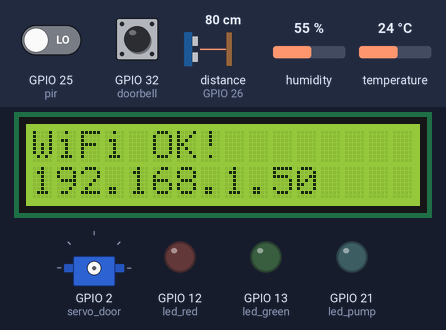
Simulated run of this program. Board: ESP32 board running MicroPython. Shown: 16×2 character LCD, servo, output pins drawn as LEDs (lit = HIGH). Wiring (from the project's diagram.json): servo on GPIO 2, red LED on GPIO 12, green LED on GPIO 13, cyan LED on GPIO 21, DHT22 sensor on GPIO 22, servo on GPIO 23, PIR motion sensor on GPIO 25, blue button on GPIO 32. The test bench sets the inputs (shaded band); at power-on: GPIO 32 (doorbell) LOW, distance to the obstacle (sensor on GPIO 26) 80 cm, humidity 55 %, temperature 24 °C, GPIO 25 (pir) LOW. The echo pulse lasts 58.3 µs per cm; WiFi joins after 1.5 s; requests to the public web service named in the program get a made-up reply in its usual format after 0.4 s (London, UTC, broken clouds, 64 % humidity, 1013 hPa unless stated); web requests get an empty 200 reply after 0.4 s; servo angles are drawn from the pulse width (0.5 ms = 0°, 2.5 ms = 180°); the clock reads 2024-03-15 10:24:30 at power-on unless the program sets it; pins used as bus, display or sensor lines are not drawn; what the program prints to the serial console is not drawn.

Above: at 2.7 s.
At 9.5 s:
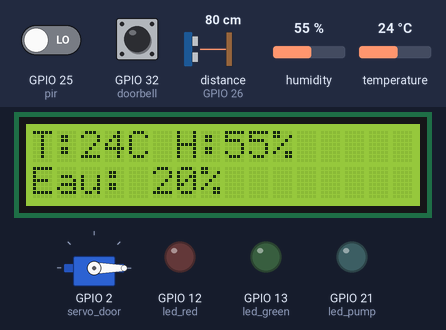
9.6 s: GPIO 32 (doorbell) pulled HIGH for 0.15 s
At 10.7 s:
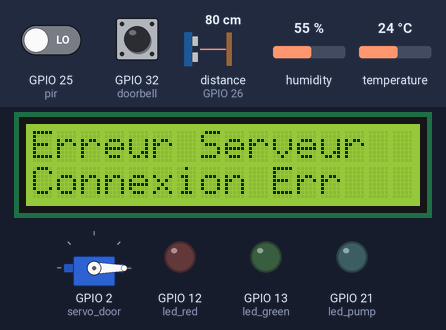
11.7 s: distance to the obstacle (sensor on GPIO 26) set to 2 cm
16.2 s: humidity set to 22 %
At 19.4 s:
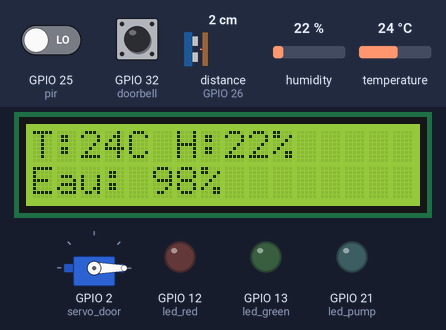
30.1 s: temperature set to 12 °C
At 42.0 s:
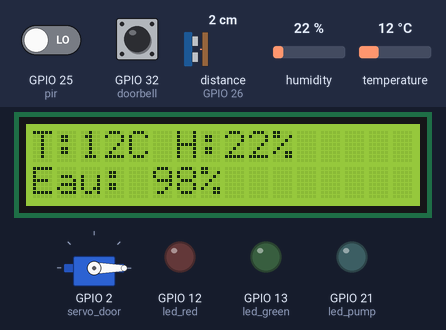
42.6 s: GPIO 25 (pir) driven HIGH
54.6 s: distance to the obstacle (sensor on GPIO 26) set to 4 cm
At 64.9 s:
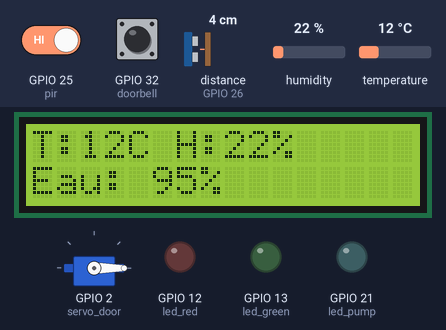
Timing chart, 0 to 66.4 s (numbered marks = the images above; inputs shaded):
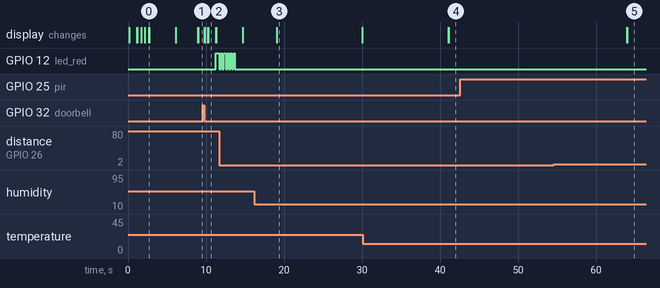

Measured:
- after the input at 9.6 s, GPIO 12 (led_red): LOW → HIGH after 1.7 s, → LOW 0.44 s later; the display: first changes after 0.19 s (image 2 shows a later state)
- after the input at 30.1 s, the display: first differs from a run without the input after 11.0 s (image 4)
- after the input at 42.6 s, every drawn part: stays the same
- after the input at 54.6 s, the display: first differs from a run without the input after 9.4 s (image 5)
- what the display in image 0 shows lasts 3.4 s, from 2.7 s to 6.1 s
- what the display in image 2 shows lasts 1.0 s, from 10.3 s to 11.3 s
- what the display in image 3 shows lasts 10.9 s, from 19.1 s to 30.0 s

The program:

main.py
```python
# Système Intégré: Arrosage Automatique et Contrôle d'Accès par Sonnette (Corrigé)
# Version avec seulement LCD 16x2 (pas d'OLED)
import network
import urequests
import time
import json
from machine import Pin, I2C, PWM
import dht

'''------------------------------ CONFIGURATIONS ------------------------------------'''
# --- System Timers ---
TIEMPO_ACTIVACION_HIDROCAM = 180
COMMAND_CHECK_INTERVAL = 5
LCD_UPDATE_INTERVAL = 10

# --- API & Bot URLs ---
DOOR_SERVER_URL = "https://pq7nmnhf-5000.uks1.devtunnels.ms"
API_CLIMA_URL = "http://api.weatherstack.com/current?access_key=5f9685320c910465401de4e462183c00&query=rabat"

TELEGRAM_CONFIG = {
    "bot_token": "8311573110:AAFA2aJmLpZ6cXW8mGzrOFqZ4Y_ru72QKoI",
    "chat_id": "5455039697"
}

# --- PIN Definitions ---
LED_PUMP_PIN = 21
DHT_PIN = 22
SERVO_VALVE_PIN = 23
PIR_PIN = 25
ECHO_PIN = 26
TRIG_PIN = 27
DOORBELL_PIN = 32
SERVO_DOOR_PIN = 2
LED_GREEN_PIN = 13
LED_RED_PIN = 12

# LCD I2C Pins (selon votre schéma: SDA=19, SCL=18)
LCD_SDA_PIN = 19
LCD_SCL_PIN = 18
LCD_ADDR = 0x27

'''------------------------------ LCD DRIVER CORRIGÉ ------------------------------------'''
class I2CLcd:
    def __init__(self, i2c, i2c_addr, num_lines, num_columns):
        self.i2c = i2c
        self.i2c_addr = i2c_addr
        self.num_lines = num_lines
        self.num_columns = num_columns
        self.display_on = 0x04
        self.backlight_on = 0x08

        # Initialisation en mode 4 bits
        self._write_4bits(0x03 << 4)
        time.sleep_ms(5)
        self._write_4bits(0x03 << 4)
        time.sleep_ms(5)
        self._write_4bits(0x03 << 4)
        time.sleep_ms(1)
        self._write_4bits(0x02 << 4)  # Mode 4 bits

        # Configuration LCD
        self.command(0x28)  # 4-bit, 2 lignes, 5x8
        self.command(0x0C)  # Display ON, cursor OFF
        self.command(0x06)  # Entry mode
        self.command(0x01)  # Clear
        time.sleep_ms(2)

    def _write_4bits(self, data):
        """Écrire 4 bits sur le bus I2C avec PCF8574"""
        # PCF8574 format: D7 D6 D5 D4 BL E RW RS
        # Pour nous: BL=1 (backlight), E=1 puis 0, RW=0 (write)
        data = data | self.backlight_on | 0x04  # Enable HIGH
        self.i2c.writeto(self.i2c_addr, bytes([data]))
        time.sleep_us(1)
        data = data & ~0x04  # Enable LOW
        self.i2c.writeto(self.i2c_addr, bytes([data]))
        time.sleep_us(50)

    def command(self, cmd, rs=0):
        """Envoyer une commande au LCD"""
        # RS=0 pour commande
        data = rs  # RS bit
        self._write_4bits(data | (cmd & 0xF0))           # 4 bits hauts
        self._write_4bits(data | ((cmd << 4) & 0xF0))   # 4 bits bas

    def write_char(self, char):
        """Écrire un caractère"""
        data = 0x01  # RS=1 pour données
        self._write_4bits(data | (char & 0xF0))        # 4 bits hauts
        self._write_4bits(data | ((char << 4) & 0xF0)) # 4 bits bas

    def putstr(self, string):
        """Écrire une chaîne de caractères"""
        for char in string:
            self.write_char(ord(char))

    def clear(self):
        """Effacer l'écran"""
        self.command(0x01)
        time.sleep_ms(2)

    def move_to(self, col, row):
        """Positionner le curseur"""
        addr = 0x80 | (col & 0x0F)
        if row == 1:
            addr |= 0x40
        self.command(addr)

'''------------------------------ HARDWARE INITIALIZATION ------------------------------------'''
print("Initialisation du système...")
print("Configuration I2C pour LCD...")

# Initialiser I2C pour LCD (seulement LCD sur GPIO18/19)
i2c_lcd = I2C(0, scl=Pin(LCD_SCL_PIN), sda=Pin(LCD_SDA_PIN), freq=100000)
time.sleep_ms(100)

# Scanner bus I2C
devices = i2c_lcd.scan()
print("Périphériques I2C détectés:", [hex(addr) for addr in devices])

# Initialiser LCD
if LCD_ADDR in devices:
    print(f"Initialisation LCD à l'adresse {hex(LCD_ADDR)}...")
    lcd = I2CLcd(i2c_lcd, LCD_ADDR, 2, 16)
    print("LCD initialisé avec succès!")
    # Test LCD
    lcd.clear()
    lcd.putstr("LCD OK!")
    time.sleep(1)
else:
    print(f"ERREUR: LCD non détecté à l'adresse {hex(LCD_ADDR)}!")
    print("Adresses disponibles:", [hex(addr) for addr in devices])
    # Créer un LCD simulé pour continuer
    class FakeLCD:
        def clear(self): print("[LCD] Clear")
        def putstr(self, text): print(f"[LCD]: {text}")
        def move_to(self, col, row): print(f"[LCD] Move to col:{col}, row:{row}")
    lcd = FakeLCD()

# Initialiser les autres composants
led_pump = Pin(LED_PUMP_PIN, Pin.OUT)
dht_sensor = dht.DHT22(Pin(DHT_PIN))
trigger = Pin(TRIG_PIN, Pin.OUT)
echo = Pin(ECHO_PIN, Pin.IN)
servo_valve = PWM(Pin(SERVO_VALVE_PIN), freq=50)
pir = Pin(PIR_PIN, Pin.IN)
led_green = Pin(LED_GREEN_PIN, Pin.OUT)
led_red = Pin(LED_RED_PIN, Pin.OUT)
servo_door = PWM(Pin(SERVO_DOOR_PIN), freq=50)
doorbell = Pin(DOORBELL_PIN, Pin.IN, Pin.PULL_DOWN)

last_update_id = 0

'''------------------------------ CORE FUNCTIONS ------------------------------------'''
def wifi_is_connected():
    wlan = network.WLAN(network.STA_IF)
    return wlan.active() and wlan.isconnected()

def conecte_wifi():
    print("Connexion WiFi...")
    lcd.clear()
    lcd.putstr("Connexion WiFi")

    wlan = network.WLAN(network.STA_IF)
    wlan.active(True)
    wlan.connect("Wokwi-GUEST", "")

    attempts = 0
    while not wlan.isconnected() and attempts < 20:
        time.sleep(0.5)
        print(".", end="")
        lcd.move_to(attempts % 16, 1)
        lcd.putstr(".")
        attempts += 1

    if wlan.isconnected():
        ip = wlan.ifconfig()[0]
        print(f"\n✓ WiFi connecté! IP: {ip}")
        lcd.clear()
        lcd.putstr("WiFi OK!")
        lcd.move_to(0, 1)
        lcd.putstr(ip[:16])
        time.sleep(2)
        return True
    else:
        print("\n✗ Échec connexion WiFi")
        lcd.clear()
        lcd.putstr("Erreur WiFi!")
        time.sleep(2)
        return False

def send_telegram_message(message):
    token, chat_id = TELEGRAM_CONFIG["bot_token"], TELEGRAM_CONFIG["chat_id"]
    msg = message.replace(" ", "%20").replace("\n", "%0A")
    url = f"https://api.telegram.org/bot{token}/sendMessage?chat_id={chat_id}&text={msg}"
    try:
        r = urequests.get(url)
        r.close()
        print("Telegram message sent.")
    except Exception as e:
        print(f"Telegram API error: {e}")

'''------------------------------ DOOR LOCK SYSTEM (version corrigée) ------------------------------------'''
def set_servo_angle(servo_pwm, angle):
    """Positionner un servo à un angle spécifique (0-180 degrés)"""
    min_us = 500
    max_us = 2500
    us = int(min_us + (max_us - min_us) * (angle / 180))
    duty = int(us * 65535 / 20000)
    servo_pwm.duty_u16(duty)

def check_face_recognition():
    """Vérification de la reconnaissance faciale - CORRIGÉE SANS TIMEOUT"""
    if not wifi_is_connected():
        print("⚠️ WiFi déconnecté")
        lcd.clear()
        lcd.putstr("WiFi Error")
        conecte_wifi()
        return False, "Erreur WiFi", 0

    endpoint = DOOR_SERVER_URL + "/recognize"
    print("\n🔍 Vérification reconnaissance faciale...")
    print("URL:", endpoint)

    lcd.clear()
    lcd.putstr("Verification...")
    lcd.move_to(0, 1)
    lcd.putstr("Analyse visage")

    try:
        # IMPORTANT: Ne pas utiliser timeout pour éviter l'erreur -116
        r = urequests.get(
            endpoint,
            headers={"ngrok-skip-browser-warning": "true"}
            # Pas de timeout ici!
        )
        code = r.status_code
        print("HTTP Code:", code)

        if code == 200:
            payload = r.text
            print("Réponse reçue:", payload[:100] + "..." if len(payload) > 100 else payload)

            data = json.loads(payload)
            recognized = bool(data.get("recognized", False))
            name = data.get("name", "")
            confidence = int(data.get("confidence", 0))

            print("✓ Reconnu:", "OUI" if recognized else "NON")
            print("Nom:", name)
            print("Confiance:", confidence, "%")

            r.close()
            return recognized, name, confidence

        # Non-200
        print(f"✗ Code HTTP: {code}")
        lcd.clear()
        lcd.putstr("Erreur Serveur")
        lcd.move_to(0, 1)
        lcd.putstr(f"Code: {code}")
        r.close()
        return False, "Erreur Serveur", 0

    except Exception as e:
        print(f"✗ Erreur HTTP/JSON: {e}")
        lcd.clear()
        lcd.putstr("Erreur Serveur")
        lcd.move_to(0, 1)
        lcd.putstr("Connexion Err")
        time.sleep(1)
        return False, "Erreur Connexion", 0

def open_door(name):
    """Ouvrir la porte pour une personne reconnue"""
    print("\n🔓 Ouverture de la porte...")

    # Allumer LED verte, éteindre rouge
    led_green.on()
    led_red.off()

    # Affichage LCD
    lcd.clear()
    lcd.putstr("Face Recognized!")
    lcd.move_to(0, 1)

    # Tronquer le nom si trop long
    display_name = name[:16] if len(name) <= 16 else name[:13] + "..."
    lcd.putstr(display_name)

    # Ouvrir la porte progressivement
    for pos in range(0, 91, 3):
        set_servo_angle(servo_door, pos)
        time.sleep(0.015)

    # Attendre 3 secondes
    time.sleep(3)

    # Fermer la porte
    print("🔒 Fermeture de la porte...")
    lcd.clear()
    lcd.putstr("Fermeture...")
    lcd.move_to(0, 1)
    lcd.putstr("Porte")

    for pos in range(90, -1, -3):
        set_servo_angle(servo_door, pos)
        time.sleep(0.015)

    # Éteindre LED verte
    led_green.off()
    print("✓ Porte fermée")

    # Envoyer notification Telegram
    send_telegram_message(f"✅ Porte ouverte pour: {name}")

def keep_locked():
    """Garder la porte verrouillée"""
    print("\n🚫 ACCES REFUSE - Porte verrouillée")

    # Allumer LED rouge, éteindre verte
    led_green.off()
    led_red.on()

    # Affichage LCD
    lcd.clear()
    lcd.putstr("INTRUDER ALERT!")
    lcd.move_to(0, 1)
    lcd.putstr("Access Denied")

    # Envoyer alerte Telegram
    send_telegram_message("🚨 ALERTE: Personne inconnue détectée à la porte ! Accès refusé.")

    # Clignotement LED rouge
    for _ in range(5):
        led_red.off()
        time.sleep(0.2)
        led_red.on()
        time.sleep(0.2)

    led_red.off()
    print("✓ Porte restée verrouillée")

def check_doorbell():
    """Vérifier si la sonnette est pressée"""
    if doorbell.value() == 1:
        print("\n🔔 Sonnette pressée!")
        time.sleep(0.1)  # Anti-rebond

        # Récupérer les 3 valeurs
        recognized, name, confidence = check_face_recognition()

        # CORRECTION ICI : Pas de seuil de confiance !
        # Dans le code qui fonctionne, vous ouvrez la porte dès que recognized=True
        if recognized:
            open_door(name)
        else:
            keep_locked()

        # Retour à l'état normal
        time.sleep(1)
        lcd.clear()
        lcd.putstr("Systeme Pret")
        lcd.move_to(0, 1)
        lcd.putstr("En attente...")

'''------------------------------ WATERING SYSTEM ------------------------------------'''
def fetch_weather_data():
    try:
        # Pas de timeout ici non plus pour éviter les erreurs SSL
        r = urequests.get(API_CLIMA_URL)
        data = r.json()
        r.close()
        return data
    except Exception as e:
        print(f"Weather API error: {e}")
        return None

def measure_distance():
    """Mesurer la distance avec le capteur ultrasonique"""
    trigger.off()
    time.sleep_us(2)
    trigger.on()
    time.sleep_us(10)
    trigger.off()

    start = time.ticks_us()
    timeout = 100000

    # Attente echo LOW
    while echo.value() == 0:
        if time.ticks_diff(time.ticks_us(), start) > timeout:
            return None

    start = time.ticks_us()

    # Attente echo HIGH
    while echo.value() == 1:
        if time.ticks_diff(time.ticks_us(), start) > timeout:
            return None

    return (time.ticks_diff(time.ticks_us(), start) * 0.0343) / 2

def manage_irrigation(weather_data_current):
    if not weather_data_current:
        return "Meteo N/A"

    humidity = weather_data_current.get('humidity', 100)
    temperature = weather_data_current.get('temperature', 0)

    if humidity > 75:
        return "Humidite elevee"
    elif temperature > 28:
        activate_pump(10, "Arrosage intensif")
        return "Arrosage intensif"

    return "Conditions OK"

def activate_pump(duration, reason):
    print(f"Activation pompe: {duration}s - {reason}")
    led_pump.on()

    # Affichage sur LCD
    lcd.clear()
    lcd.putstr("Arrosage en cours")
    lcd.move_to(0, 1)
    lcd.putstr(f"{duration}s")

    send_telegram_message(f"💧 Pompe activée: {duration}s.\nRaison: {reason}")
    time.sleep(duration)
    led_pump.off()

def detect_motion():
    if pir.value() == 1:
        print("⚠️ Motion detected!")
        send_telegram_message("⚠️ ALERTE: Mouvement détecté dans le jardin!")
        time.sleep(10)

def check_telegram_commands(full_weather_data):
    global last_update_id
    url = f"https://api.telegram.org/bot{TELEGRAM_CONFIG['bot_token']}/getUpdates?offset={last_update_id + 1}"
    try:
        r = urequests.get(url)
        data = r.json()
        r.close()

        for update in data.get("result", []):
            last_update_id = update["update_id"]
            if "message" not in update or "text" not in update["message"]:
                continue

            command = update["message"]["text"]

            if command == "/status":
                print("Action: Sending detailed status report to Telegram.")

                try:
                    dht_sensor.measure()
                    temp_local = dht_sensor.temperature()
                    local_humidity = dht_sensor.humidity()
                except:
                    temp_local = "N/A"
                    local_humidity = "N/A"

                distance = measure_distance()
                tank_height = 100
                if distance:
                    water_level_cm = tank_height - distance
                    water_percentage = ((tank_height - distance) / tank_height) * 100
                else:
                    water_level_cm, water_percentage = "N/A", "N/A"

                current_data = full_weather_data.get('current', {})
                location_data = full_weather_data.get('location', {})

                ville = location_data.get('name', 'N/A')
                temp = current_data.get('temperature', 'N/A')
                humedad = current_data.get('humidity', 'N/A')
                descripcion_list = current_data.get('weather_descriptions', ['N/A'])
                descripcion = descripcion_list[0]

                message = (
                    "📊 SYSTÈME D'ARROSAGE\n\n"
                    "**Informations météo de la ville:**\n"
                    "📍 Ville: " + str(ville) + "\n"
                    "🌡️ Température: " + str(temp) + "°C\n"
                    "💧 Humidité: " + str(humedad) + "%\n"
                    "⛅ Conditions: " + str(descripcion) + "\n\n"
                    "**Informations locales:**\n"
                    "🌡️ Température locale: " + str(temp_local) + "°C\n"
                    "💧 Humidité sol: " + str(local_humidity) + "%\n\n"
                    "**Informations réservoir d'eau:**\n"
                    "💦 Niveau eau: " + (f"{water_percentage:.0f}" if isinstance(water_percentage, float) else "N/A") + "%\n"
                )
                send_telegram_message(message)

    except Exception as e:
        print(f"Error checking Telegram: {e}")

'''------------------------------ LCD DISPLAY UPDATE ------------------------------------'''
def update_lcd_display():
    """Mettre à jour l'affichage LCD avec les données actuelles"""
    try:
        lcd.clear()

        # Ligne 1: Température et humidité
        try:
            dht_sensor.measure()
            temp = dht_sensor.temperature()
            hum = dht_sensor.humidity()
            line1 = f"T:{temp:.0f}C H:{hum:.0f}%"
        except:
            line1 = "Capteurs..."

        lcd.putstr(line1[:16])

        # Ligne 2: Niveau d'eau
        lcd.move_to(0, 1)
        dist = measure_distance()
        if dist:
            reservoir = int(((100 - dist) / 100) * 100)
            line2 = f"Eau: {reservoir}%"
        else:
            line2 = "Eau: N/A"

        lcd.putstr(line2[:16])

    except Exception as e:
        print(f"Erreur mise à jour LCD: {e}")

'''------------------------------ MAIN LOOP ------------------------------------'''
if __name__ == "__main__":
    print("\n" + "="*60)
    print("DÉMARRAGE DU SYSTÈME INTÉGRÉ")
    print("="*60)

    # Initialisation
    conecte_wifi()

    # Initialiser les servos
    set_servo_angle(servo_door, 0)  # Porte fermée
    time.sleep(1)

    # Éteindre toutes les LEDs
    led_pump.off()
    led_green.off()
    led_red.off()

    # Variables de timing
    last_cmd_check = 0
    last_weather_update = 0
    last_lcd_update = 0
    riego_realizado = True
    full_weather_data = {}

    # Message de démarrage
    send_telegram_message("✅ Système Intégré démarré avec succès!")

    # Affichage initial
    lcd.clear()
    lcd.putstr("Systeme Pret")
    lcd.move_to(0, 1)
    lcd.putstr("En fonctionnement")
    time.sleep(2)

    print("\n✅ SYSTÈME PRÊT - EN FONCTIONNEMENT")
    print("\nAttente des événements...")
    print("- Appuyez sur la sonnette pour tester la reconnaissance faciale")
    print("- Envoyez /status sur Telegram pour obtenir le statut")
    print("="*60)

    # Boucle principale
    while True:
        current_time = time.time()

        # 1. Vérifier sonnette (priorité haute)
        check_doorbell()

        # 2. Détection mouvement
        detect_motion()

        # 3. Vérifier commandes Telegram
        if current_time - last_cmd_check > COMMAND_CHECK_INTERVAL:
            check_telegram_commands(full_weather_data)
            last_cmd_check = current_time

        # 4. Mise à jour météo
        if current_time - last_weather_update > TIEMPO_ACTIVACION_HIDROCAM:
            print("\n[Météo] Mise à jour...")
            clima = fetch_weather_data()
            if clima:
                full_weather_data = clima
                riego_realizado = False
                print(f"  Température: {clima.get('current', {}).get('temperature', 'N/A')}°C")
                print(f"  Humidité: {clima.get('current', {}).get('humidity', 'N/A')}%")
            last_weather_update = current_time

        # 5. Irrigation automatique
        if not riego_realizado and full_weather_data:
            status = manage_irrigation(full_weather_data.get('current', {}))
            print(f"[Irrigation] {status}")
            riego_realizado = True

        # 6. Mise à jour LCD
        if current_time - last_lcd_update > LCD_UPDATE_INTERVAL:
            update_lcd_display()
            last_lcd_update = current_time

        # Petite pause
        time.sleep(0.1)
```
